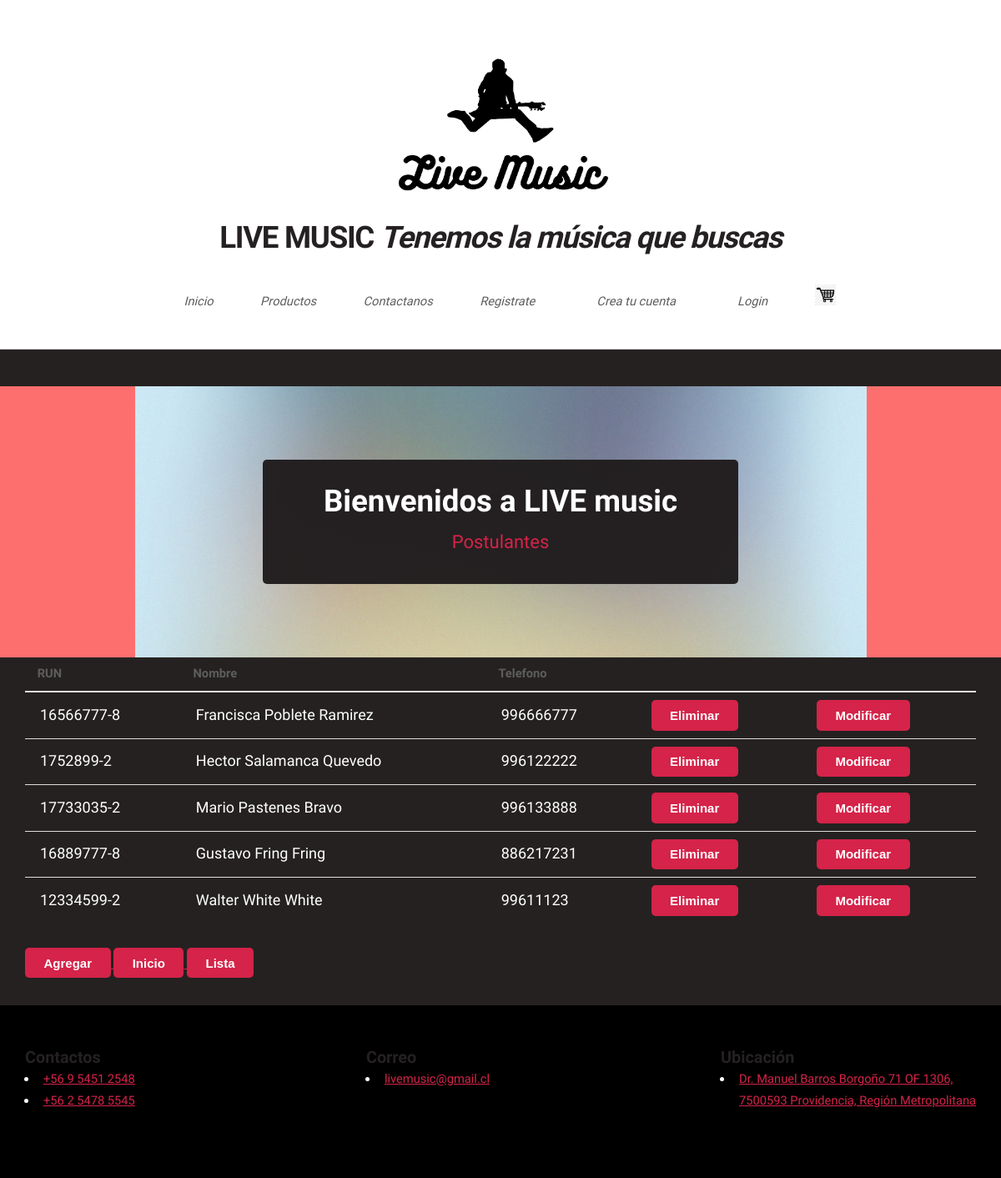
Page /crud/ on the earlier database version.
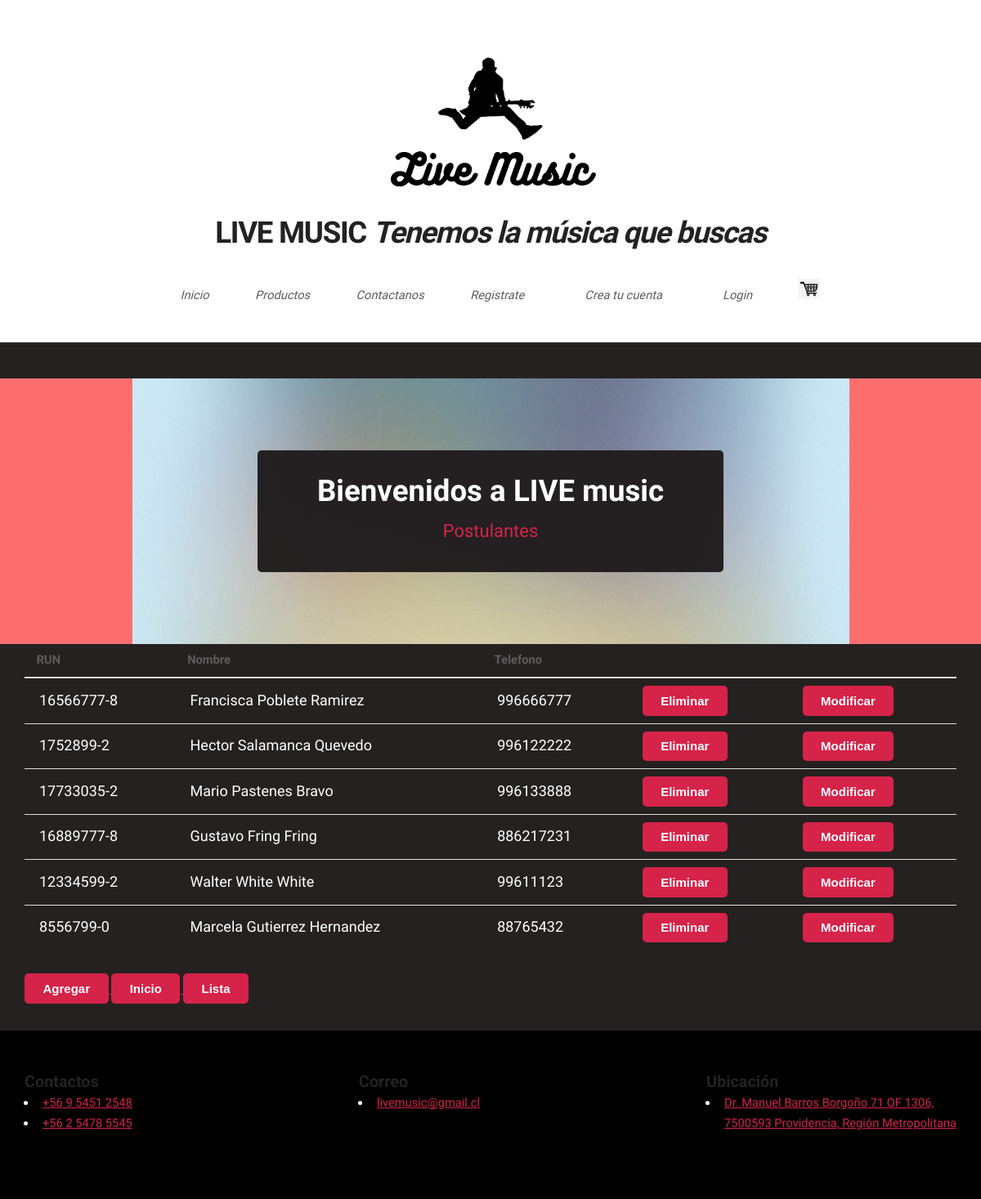
Same page on the later database version.
### demo/models.py (models this page shows, shortened)
class Postulante(models.Model):
    rut              = models.CharField(primary_key=True, max_length=10)
    nombre           = models.CharField(max_length=20)
    apellido_paterno = models.CharField(max_length=20)
    apellido_materno = models.CharField(max_length=20)
    fecha_nacimiento = models.DateField(blank=False, null=False)
    id_genero        = models.ForeignKey('Genero',on_delete=models.CASCADE, db_column='idGenero')
    telefono         = models.CharField(max_length=45)
    email            = models.EmailField(unique=True, max_length=100, blank=True, null=True)
    direccion        = models.CharField(max_length=50, blank=True, null=True)
    activo           = models.IntegerField()

### demo/views.py (the view)
# urls.py: path('crud/', views.crud, name='crud'),
def crud(request):
    demo = Postulante.objects.all()
    context={"demo": demo}
    return render(request, 'demo/alumnos_list.html', context)

### demo/templates/demo/alumnos_list.html (shortened to what this page needs)
{% extends "demo/base.html" %}
{%block content %}
          <section id="banner">
            <header>
                <h2>Bienvenidos a LIVE music</h2>
                <p> Postulantes</p>
            </header>
        </section>
      <header class="container1">
        <div class="container1-content container">
            <div class="container1-txt">
                  <table>
                        {%if demo %}
                      <thead>
                        <tr>
                          <th scope="col">RUN</th>
                          <th scope="col">Nombre</th>
                          <th scope="col">Telefono</th>
                        </tr>
                      </thead>
                      <tbody>
                          {% for postulante in demo %}
                          <tr>
                              <td>{{postulante.rut}}</td>
                              <td>{{postulante.nombre}} {{postulante.apellido_paterno}} {{postulante.apellido_materno}}</td>
                              <td>{{postulante.telefono}}</td>
                              <td> <a href="{% url 'alumnos_del' pk=postulante.rut %}" ><button class="btn btn-danger">Eliminar</button></a>
                                </a></td>
                              <td><a href="{% url 'alumnos_findEdit' pk=postulante.rut %}"><button class="btn btn-success">Modificar</button></a></td>
                            </tr>
                          {% endfor %}
                      {% endif %}
                      </tbody>
                    </table>
                    <a href="{% url 'alumnosAdd'%}">
                      <button class="btn btn-info">Agregar</button>
                      </a>
                    <a href="{% url 'index'%}">
                      <button class="btn btn-info">Inicio</button>
                      </a>
                      <a href="{% url 'listadoSQL'%}">
                        <button class="btn btn-info">Lista</button>
                        </a>
                    </div>
                  </div>
                </header>
  {%endblock%}

Differences in the rows shown:
added Postulante: rut "8556799-0", nombre "Marcela", apellido_paterno "Gutierrez", apellido_materno "Hernandez", telefono "88765432"
